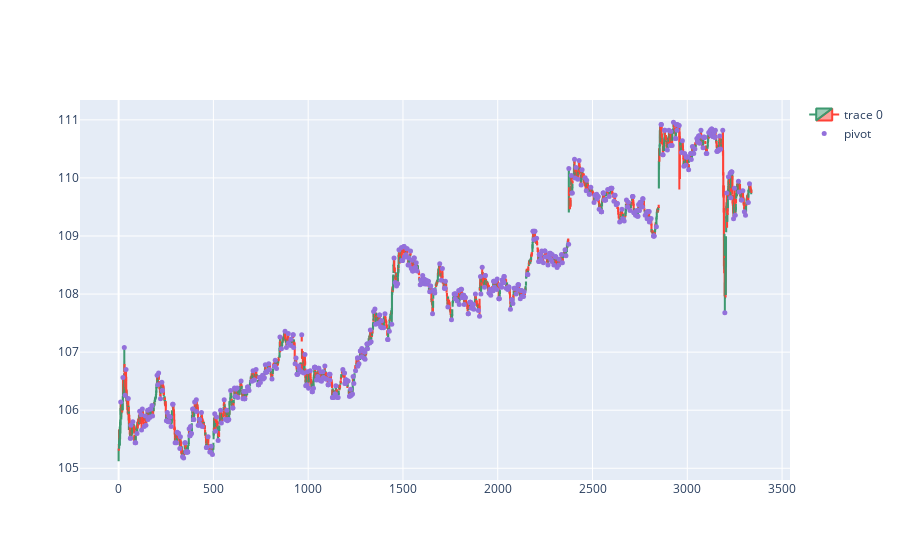

Write notebook code for a chart like this one.
### Code cell
import plotly.graph_objects as go
dfpl = df
fig = go.Figure(data=[go.Candlestick(x=dfpl.index,
                open=dfpl['Open'],
                high=dfpl['High'],
                low=dfpl['Low'],
                close=dfpl['Close'])])

fig.add_scatter(x=dfpl.index, y=dfpl['pointpos'], mode="markers",
                marker=dict(size=5, color="MediumPurple"),
                name="pivot")
fig.update_layout(xaxis_rangeslider_visible=False)
fig.show()

### Figure 1 — Plotly figure (JSON) as saved in the notebook; plotly's stock layout.template omitted (floating-point values rounded to 4 significant figures; data arrays with more than 128 entries replaced by an {"elided": "..."} marker saying what was removed)
{"data": [{"close": {"elided": "3339 float values"}, "high": {"elided": "3339 float values"}, "low": {"elided": "3339 float values"}, "open": {"elided": "3339 float values"}, "type": "candlestick", "x": {"elided": "3339 int values"}}, {"marker": {"color": "MediumPurple", "size": 5}, "mode": "markers", "name": "pivot", "type": "scatter", "x": {"elided": "3339 int values"}, "y": {"elided": "3339 float values"}}], "layout": {"xaxis": {"rangeslider": {"visible": false}}}}
